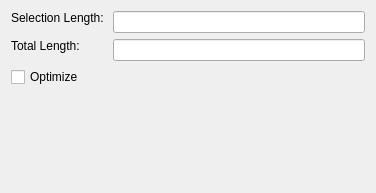
<?xml version="1.0" encoding="UTF-8"?>
<ui version="4.0">
 <class>CMeasurementSystemDialog</class>
 <widget class="QWidget" name="CMeasurementSystemDialog">
  <property name="geometry">
   <rect>
    <x>0</x>
    <y>0</y>
    <width>376</width>
    <height>193</height>
   </rect>
  </property>
  <property name="windowTitle">
   <string>Measurement System Tool</string>
  </property>
  <layout class="QFormLayout" name="formLayout">
   <item row="0" column="0">
    <widget class="QLabel" name="STATIC">
     <property name="text">
      <string>Selection Length: </string>
     </property>
     <property name="alignment">
      <set>Qt::AlignLeading|Qt::AlignLeft|Qt::AlignTop</set>
     </property>
    </widget>
   </item>
   <item row="0" column="1">
    <widget class="QLineEdit" name="MEASUREMENT_DIALOG_SEL_LENGTH">
     <property name="alignment">
      <set>Qt::AlignLeading|Qt::AlignLeft|Qt::AlignVCenter</set>
     </property>
     <property name="readOnly">
      <bool>true</bool>
     </property>
    </widget>
   </item>
   <item row="1" column="0">
    <widget class="QLabel" name="STATIC2">
     <property name="text">
      <string>Total Length: </string>
     </property>
     <property name="alignment">
      <set>Qt::AlignLeading|Qt::AlignLeft|Qt::AlignTop</set>
     </property>
    </widget>
   </item>
   <item row="1" column="1">
    <widget class="QLineEdit" name="MEASUREMENT_DIALOG_TOTAL_LENGTH">
     <property name="alignment">
      <set>Qt::AlignLeading|Qt::AlignLeft|Qt::AlignVCenter</set>
     </property>
     <property name="readOnly">
      <bool>true</bool>
     </property>
    </widget>
   </item>
   <item row="2" column="0">
    <widget class="QCheckBox" name="OPTIMIZE_OBJECTS">
     <property name="text">
      <string>Optimize</string>
     </property>
    </widget>
   </item>
  </layout>
 </widget>
 <resources/>
 <connections/>
</ui>
